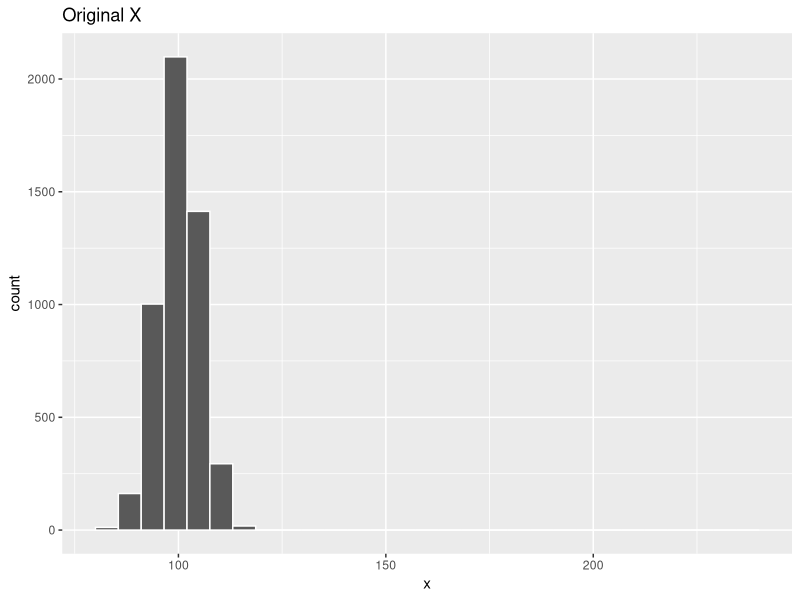
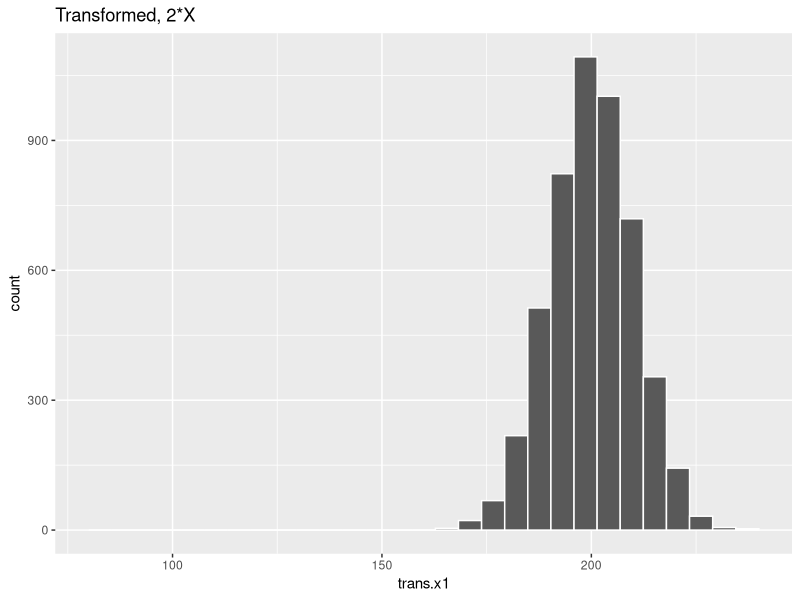
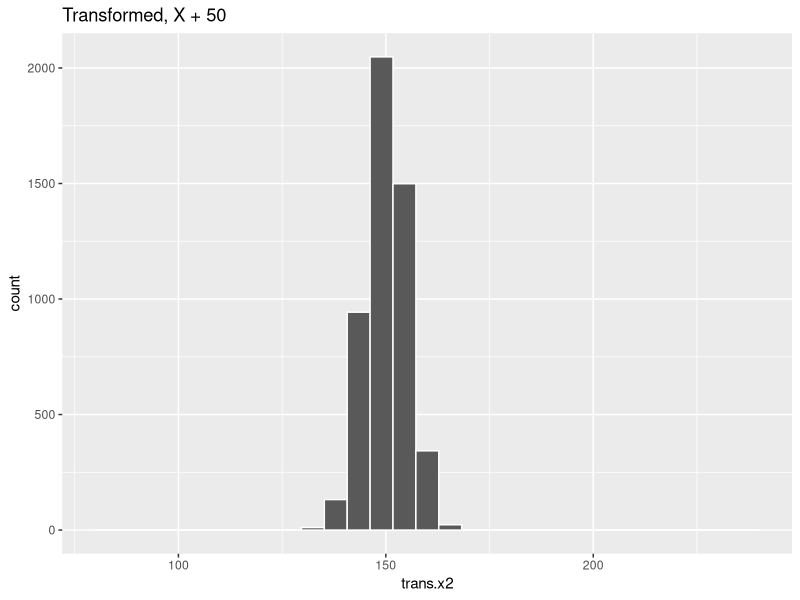
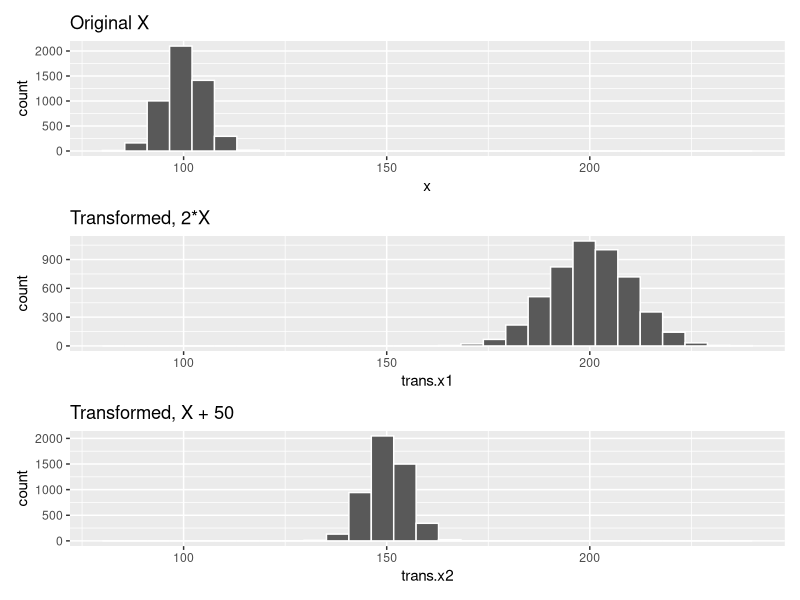
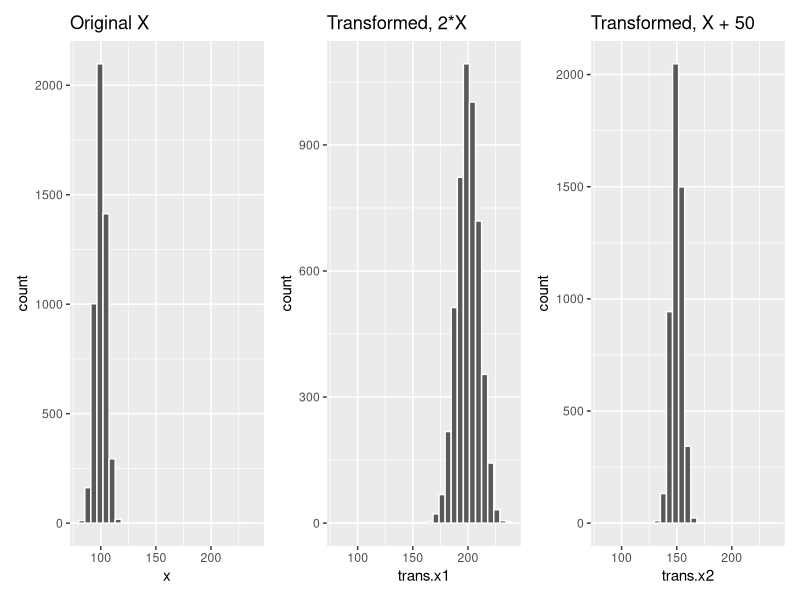
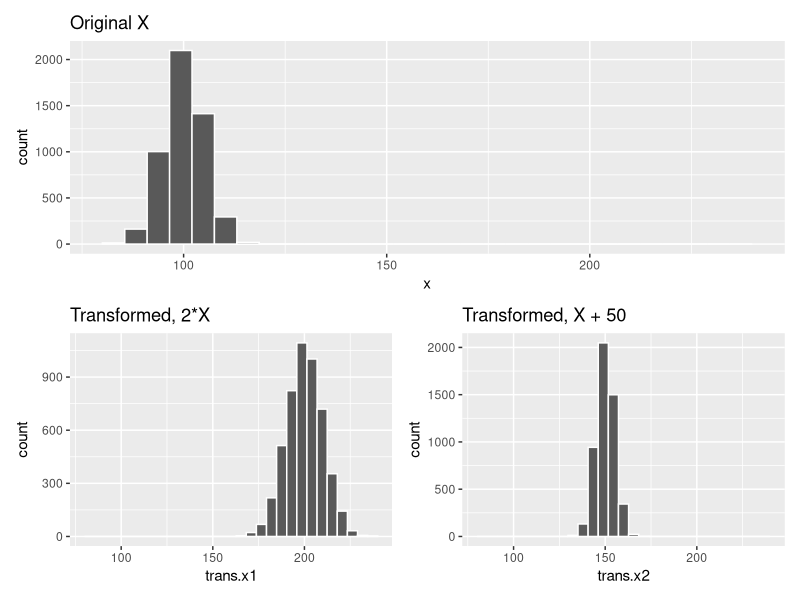
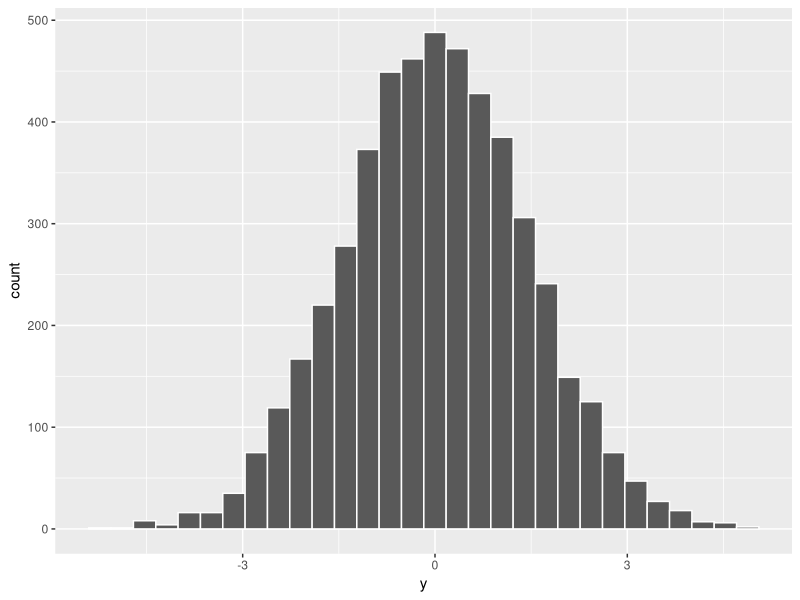
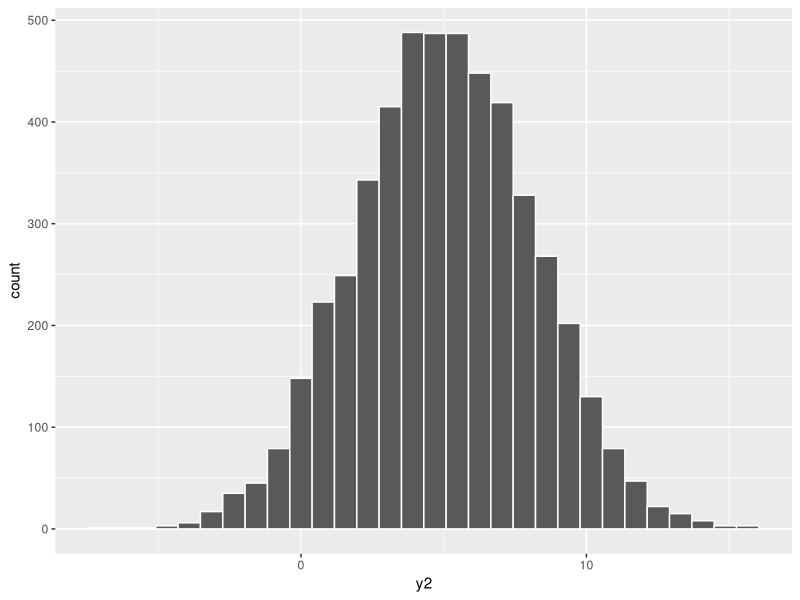

R code for these plots, in order:
#19 - Notes 5-1B Conclusion
#Notes 5-1C
#March 15, 2024


##########Visual check############
library(patchwork)
library(tidyverse)
set.seed(2320)
x <- rnorm(5000,100,5)

trans.x1 <- 2*x 

trans.x2 <- x+50

mydata <- data.frame(x=x,trans.x1=trans.x1,trans.x2=trans.x2)

p1 <- ggplot(mydata,aes(x=x)) + geom_histogram(color="white") + 
  xlim(c(80,240))+
  labs(title="Original X")
p1
p2 <- ggplot(mydata,aes(x=trans.x1)) + geom_histogram(color="white") + 
  xlim(c(80,240)) +
  labs(title="Transformed, 2*X")
p2
p3 <- ggplot(mydata,aes(x=trans.x2)) + geom_histogram(color="white") + 
  xlim(c(80,240)) + 
  labs(title="Transformed, X + 50")
p3

p1/p2/p3

p1 + p2 + p3

p1/(p2+p3)

############Notes 5-1C#################

##Investigation #1
#Part A
x1 <- rnorm(5000)
x2 <- rnorm(5000)
y <- x1 + x2

library(tidyverse)
mydata <- data.frame(y=y)
ggplot(mydata,aes(x=y)) + 
  geom_histogram(color="white",bins=30)

mean(y)
var(y)

#Part B
x2 <- rnorm(5000,5,3)
y2 <- x1 + x2

mydata <- data.frame(y2=y2)
ggplot(mydata,aes(x=y2)) + 
  geom_histogram(color="white",bins=30)

mean(y2)
var(y2)

#Part C
x1 <- rnorm(5000,5,3)
x2 <- rnorm(5000,5,3)
y3 <- x1 + x2

mydata <- data.frame(y3=y3)
ggplot(mydata,aes(x=y3)) + 
  geom_histogram(color="white",bins=30)

mean(y3)
var(y3)


#Activity 1

x <- rnorm(30,100,5)
mean(x)
sd(x)

ggplot(NULL,aes(x=x)) +
  geom_histogram(color="white",
                 bins=10)


#2 --- original steps all in one!
mean(rnorm(30,100,5))


#3 
out <- replicate(10000,mean(rnorm(30,100,5)))

#4
mean(out)
sd(out)
5/sqrt(30)

ggplot(NULL,aes(x=out)) +
  geom_histogram(color="white",
                 bins=30)




